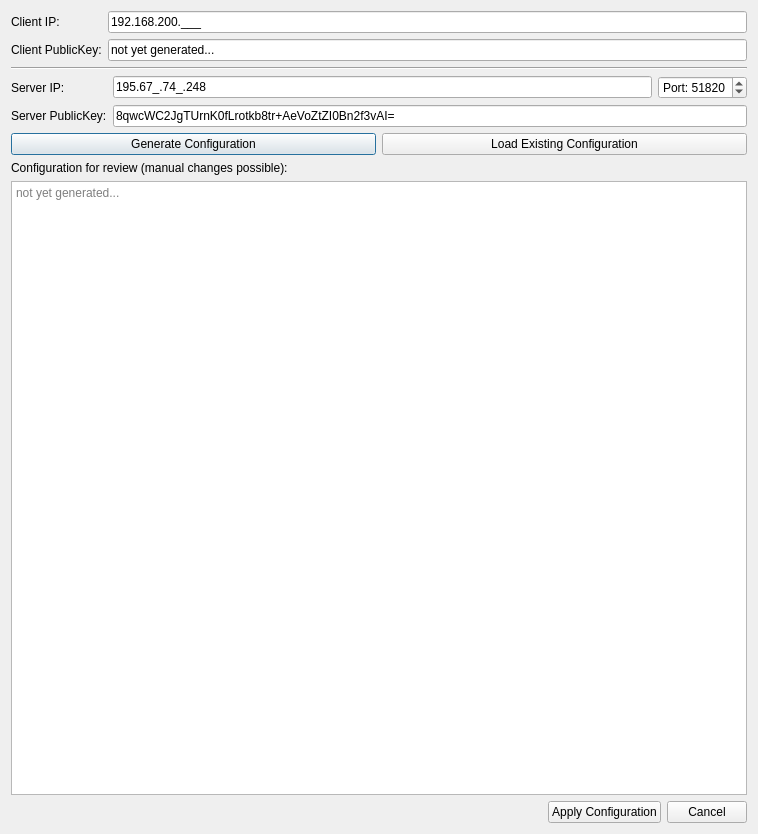
<?xml version="1.0" encoding="UTF-8"?>
<ui version="4.0">
 <class>WireGuard</class>
 <widget class="QDialog" name="WireGuard">
  <property name="geometry">
   <rect>
    <x>0</x>
    <y>0</y>
    <width>758</width>
    <height>834</height>
   </rect>
  </property>
  <property name="windowTitle">
   <string>WireGuard Configuration</string>
  </property>
  <layout class="QVBoxLayout" name="verticalLayout">
   <item>
    <layout class="QGridLayout" name="gridLayout">
     <item row="1" column="0">
      <widget class="QLabel" name="label_4">
       <property name="text">
        <string>Client PublicKey:</string>
       </property>
      </widget>
     </item>
     <item row="0" column="0">
      <widget class="QLabel" name="label_3">
       <property name="text">
        <string>Client IP:</string>
       </property>
      </widget>
     </item>
     <item row="0" column="2">
      <widget class="QLineEdit" name="WgClientIPLineEdit">
       <property name="toolTip">
        <string>Desired IP in VPN for this instance. Needs to be agreed upon with the server.</string>
       </property>
       <property name="inputMask">
        <string>000.000.000.000;_</string>
       </property>
       <property name="text">
        <string>192.168.200.</string>
       </property>
      </widget>
     </item>
     <item row="1" column="2">
      <widget class="QLineEdit" name="WgClientPubKeyLineEdit">
       <property name="toolTip">
        <string>Public key that needs to be communicated to the server to get VPN access.</string>
       </property>
       <property name="text">
        <string>not yet generated...</string>
       </property>
       <property name="readOnly">
        <bool>true</bool>
       </property>
      </widget>
     </item>
    </layout>
   </item>
   <item>
    <widget class="Line" name="line">
     <property name="orientation">
      <enum>Qt::Horizontal</enum>
     </property>
    </widget>
   </item>
   <item>
    <layout class="QGridLayout" name="gridLayout_2">
     <item row="0" column="2">
      <widget class="QSpinBox" name="WgServerPortSpinBox">
       <property name="prefix">
        <string>Port: </string>
       </property>
       <property name="maximum">
        <number>99999</number>
       </property>
       <property name="value">
        <number>51820</number>
       </property>
      </widget>
     </item>
     <item row="0" column="1">
      <widget class="QLineEdit" name="WgServerIPLineEdit">
       <property name="toolTip">
        <string>VPN (WireGuard) server's IP.</string>
       </property>
       <property name="inputMask">
        <string>000.000.000.000;_</string>
       </property>
       <property name="text">
        <string>195.67.74.248</string>
       </property>
      </widget>
     </item>
     <item row="0" column="0">
      <widget class="QLabel" name="label">
       <property name="text">
        <string>Server IP:</string>
       </property>
      </widget>
     </item>
     <item row="1" column="0">
      <widget class="QLabel" name="label_2">
       <property name="text">
        <string>Server PublicKey:</string>
       </property>
      </widget>
     </item>
     <item row="1" column="1" colspan="2">
      <layout class="QHBoxLayout" name="horizontalLayout_2">
       <item>
        <widget class="QLineEdit" name="WgServerPubKeyLineEdit">
         <property name="toolTip">
          <string>VPN (WireGuard) server's public key.</string>
         </property>
         <property name="text">
          <string notr="true">8qwcWC2JgTUrnK0fLrotkb8tr+AeVoZtZI0Bn2f3vAI=</string>
         </property>
        </widget>
       </item>
      </layout>
     </item>
    </layout>
   </item>
   <item>
    <layout class="QHBoxLayout" name="horizontalLayout">
     <item>
      <widget class="QPushButton" name="WgGenConfigPushButton">
       <property name="text">
        <string>Generate Configuration</string>
       </property>
      </widget>
     </item>
     <item>
      <widget class="QPushButton" name="WgLoadConfigPushButton">
       <property name="enabled">
        <bool>true</bool>
       </property>
       <property name="text">
        <string>Load Existing Configuration</string>
       </property>
      </widget>
     </item>
    </layout>
   </item>
   <item>
    <widget class="QLabel" name="label_6">
     <property name="text">
      <string>Configuration for review (manual changes possible):</string>
     </property>
    </widget>
   </item>
   <item>
    <widget class="QPlainTextEdit" name="WgConfigPlainTextEdit">
     <property name="sizePolicy">
      <sizepolicy hsizetype="Expanding" vsizetype="Expanding">
       <horstretch>0</horstretch>
       <verstretch>0</verstretch>
      </sizepolicy>
     </property>
     <property name="placeholderText">
      <string>not yet generated...</string>
     </property>
    </widget>
   </item>
   <item>
    <layout class="QHBoxLayout" name="horizontalLayout_3">
     <item>
      <spacer name="horizontalSpacer">
       <property name="orientation">
        <enum>Qt::Horizontal</enum>
       </property>
       <property name="sizeHint" stdset="0">
        <size>
         <width>40</width>
         <height>20</height>
        </size>
       </property>
      </spacer>
     </item>
     <item>
      <widget class="QPushButton" name="WgApplyConfigPushButton">
       <property name="text">
        <string>Apply Configuration</string>
       </property>
      </widget>
     </item>
     <item>
      <widget class="QPushButton" name="WgCancelPushButton">
       <property name="text">
        <string>Cancel</string>
       </property>
      </widget>
     </item>
    </layout>
   </item>
  </layout>
 </widget>
 <resources/>
 <connections/>
</ui>
